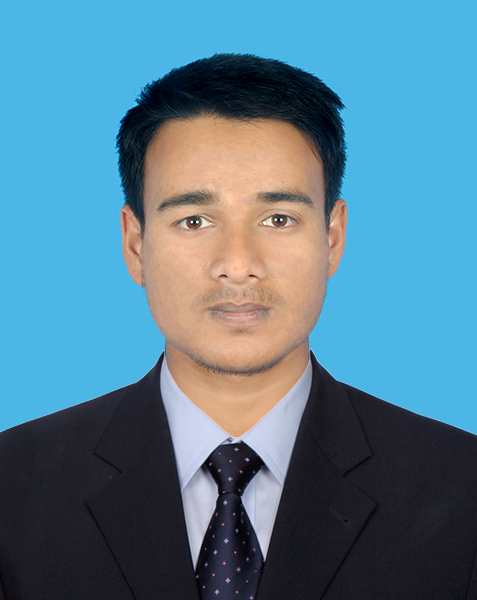
#> input picture images/riad.jpg, 477 x 600 px, found by its file name
$ python 19_eye_detection.py
#> lines starting #> are read from the running program, lines starting #| are printed output that depends on the picture; after the words box and inside, x2 and y2 are one past the last pixel; in counts of white or black regions, pixels touching at a corner belong together
import cv2

eye_cascade=cv2.CascadeClassifier("xml_files/haarcascade_eye_tree_eyeglasses.xml")
face_cascade=cv2.CascadeClassifier("xml_files/haarcascade_frontalface_default.xml")

image=cv2.imread("images/riad.jpg")
#> image is the input picture: shape (600, 477, 3); mean B, G, R 145.2, 125.1, 85.1
image_gray=cv2.cvtColor(image,cv2.COLOR_BGR2GRAY)
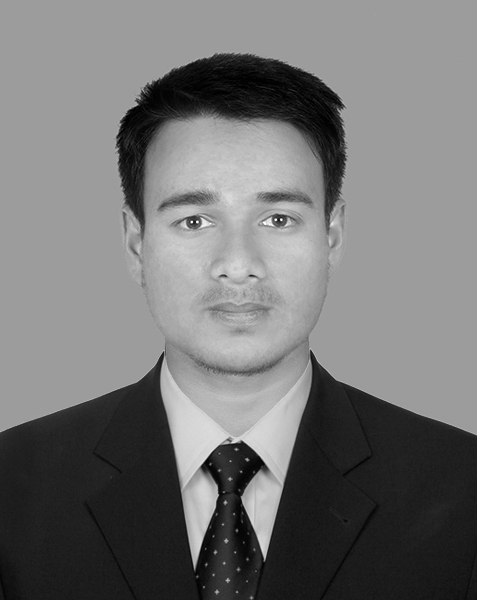
#> image_gray: shape (600, 477); min 0, max 255, mean 115.5
faces=face_cascade.detectMultiScale(image_gray,1.1,4)
#> faces = [[108, 121, 254, 254]]

for (x,y,w,h) in faces:
    cv2.rectangle(image,(x,y),(x+w,y+h),(255,255,0),2)
    copy_face=image_gray[y:y+h,x:x+w]
    eyes=eye_cascade.detectMultiScale(copy_face)
    for (ex,ey,ew,eh) in eyes:
        cv2.rectangle(image,(x+ex,y+ey),(x+ex+ew,y+ey+eh),(255,255,0),2)
#> this loop made 1 pass
#> (x, y, w, h, eyes) on pass 1: (108, 121, 254, 254, [[61, 77, 48, 48], [147, 76, 49, 49]])
#> pass 1, `copy_face=image_gray[y:y+h,x:x+w]`:
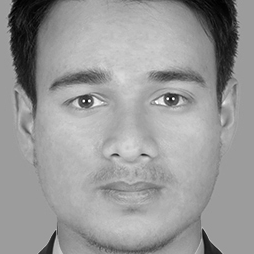
#> copy_face: shape (254, 254); min 1, max 255, mean 152.8
#> after the loop:
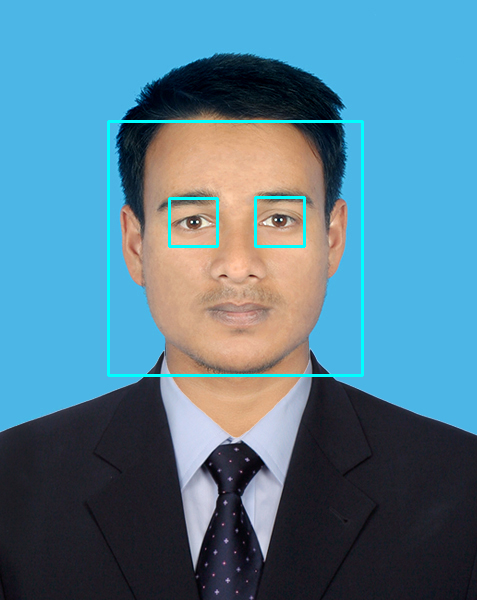
#> image: shape (600, 477, 3); 1.47% of pixels changed, all inside (x1, y1, x2, y2) = (107, 120, 364, 377)

cv2.imshow("Image",image)
cv2.waitKey(0)
